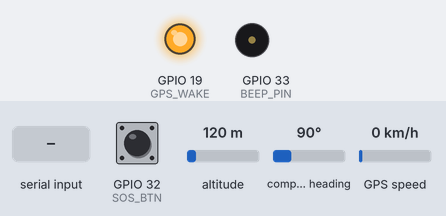
Bench run of a program on a simulated ESP32. On the bench: output pins drawn as LEDs (lit = HIGH), buzzer (waves = sounding). Inputs (shaded band) come from the test bench; at power-on: GPIO 32 (SOS_BTN) HIGH, altitude 120 m, compass heading 90°, GPS speed 0 km/h. The GPS gets a fix after 3 s at 37.7749, -122.4194 with 8 satellites; the modem accepts every AT command (registered, SIM ready, sends succeed) and sends nothing else; pins used as bus, display or sensor lines are not drawn; what the program prints to the serial monitor is not drawn.

Above: at 7.0 s.
7.1 s: GPIO 32 (SOS_BTN) pulled LOW for 0.15 s
8.7 s: "+CIPOPEN:" received over the second serial link
10.2 s: "+CIPOPEN:" received over the second serial link
At 10.32 s:
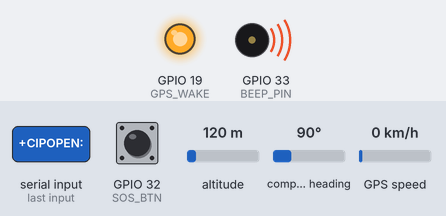
11.9 s: "+CIPOPEN: 0,0" received over the second serial link
At 45.7 s:
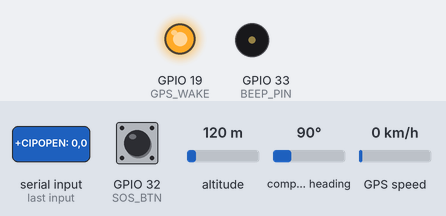
Timing chart, 0 to 46.7 s (numbered marks = the images above; inputs shaded):
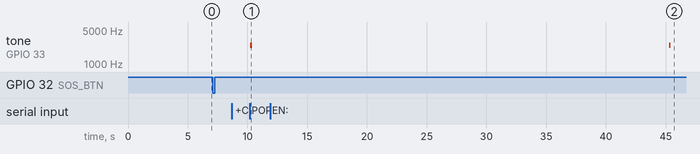

The program:

main.cpp
```cpp
/* LilyGO T-SIM A7670G R2 tracker. Verify the physical GPS daughterboard before use. */
#include <Arduino.h>
#include <TinyGPSPlus.h>

// Pin map from LilyGO T-A7670G documentation; GPS is the optional external L76K module.
constexpr int MODEM_RX=27, MODEM_TX=26, MODEM_POWER=4, BOARD_POWERON=12;
constexpr int GPS_RX=22, GPS_TX=21, GPS_WAKE=19;
constexpr int SOS_BTN=32; // SOS push button: PULANG wire -> GPIO32, ITIM -> GND (momentary: pindot=lubog, bitaw=aangat)
constexpr unsigned long SOS_REPEAT_MS=10000; // habang SOS aktibo (hindi pa resolved), muling ipapadala ang SOS kada 10s (dedupe sa server: hindi ito gumagawa ng bagong alert)
constexpr unsigned long SOS_CANCEL_MS=5000; // hawakan ang button ng 5s = manual CANCEL ng SOS (kung hindi ma-resolve sa dashboard)
unsigned int sosSeq=0; // bilang ng SOS trigger: BAGONG pindot = bagong episode = bagong SOS alert sa dashboard
constexpr int BEEP_PIN=33; // BUZZER: signal wire -> GPIO33, GND -> GND (nagbeep habang SOS aktibo)
void beepOnce(unsigned ms){ for(unsigned long t0=millis(); millis()-t0<ms;){ digitalWrite(BEEP_PIN,HIGH); delayMicroseconds(180); digitalWrite(BEEP_PIN,LOW); delayMicroseconds(180);} } // ~2.8kHz beep
const char* DEVICE_ID="AZG-BOAT-001";
const char* APN="internet"; // SMART. Kung hindi mag-data, subukan: "smartlte" o "smartbro"
const char* SERVER_HOST="139.59.118.248"; // serveo edge IP (dig +short <subdomain>) - connect target
constexpr uint16_t SERVER_PORT=80; // port 80: pinapadaan ng carrier network (ang 13682 ay kinakain ng TCP middlebox)
const char* SERVER_HOSTNAME="139.59.118.248"; // Host header - dito nagro-route ang serveo (nagbabago tuwing bagong ssh -R session!)
const char* API_KEY="trk_1bb66ac268770ea40f3e7f8b177e6e72590e71ad9172b645"; // dapat pareho sa TRACKER_API_KEY sa server/server.js (default: tugma na)
HardwareSerial modem(1), gpsSerial(2); TinyGPSPlus gps;
unsigned long lastSend=0, lastGpsPrint=0;
void at(const String& s,unsigned long wait=600){modem.println(s);delay(wait);while(modem.available())Serial.write(modem.read());}
bool modemOk(){modem.println("AT+CPIN?");unsigned long t0=millis();String r="";while(millis()-t0<1200){while(modem.available())r+=(char)modem.read();if(r.indexOf("+CPIN")>=0)return true;}return false;}
bool waitTok(const String& tok,unsigned long ms){unsigned long t0=millis();String r="";while(millis()-t0<ms){while(modem.available()){char c=modem.read();r+=c;Serial.write(c);}if(r.indexOf(tok)>=0)return true;}return false;}
bool modemReady(){pinMode(BOARD_POWERON,OUTPUT);digitalWrite(BOARD_POWERON,HIGH);modem.begin(115200,SERIAL_8N1,MODEM_RX,MODEM_TX);bool alive=false;unsigned long t0=millis();while(millis()-t0<20000&&!(alive=modemOk())){}Serial.println(alive?"[MODEM] responsive (auto-boot OK)":"[MODEM] silent 20s; pulsing power...");if(!alive){pinMode(MODEM_POWER,OUTPUT);digitalWrite(MODEM_POWER,HIGH);delay(1200);digitalWrite(MODEM_POWER,LOW);t0=millis();while(millis()-t0<25000&&!(alive=modemOk())){};}Serial.println(alive?"[MODEM] responsive after pulse":"[MODEM] STILL SILENT - hindi gumising ang modem");at("ATE0");at("AT+CPIN?");at("AT+CGDCONT=1,\"IP\",\""+String(APN)+"\"");at("AT+CGATT=1",3000);at("AT+CGATT?",1000);return true;}
bool cipOpen(){modem.println("AT+CIPOPEN=0,\"TCP\",\""+String(SERVER_HOST)+"\","+String(SERVER_PORT));unsigned long t0=millis();String r="";while(millis()-t0<22000){while(modem.available())r+=(char)modem.read();if(r.indexOf("+CIPOPEN:")>=0){Serial.print("[CIP] ");Serial.println(r);return r.indexOf("+CIPOPEN: 0,0")>=0;}}Serial.println("[CIP] timeout");return false;}
bool g_sosCancel=false; // naka-set kapag ang sagot ng server ay may "sosCancel":true = na-resolve na ng admin ang SOS sa dashboard
bool tcpSend(const String& request){
  modem.println("AT+CIPSEND=0,"+String(request.length()));
  if(!waitTok(">",6000)){Serial.println("[CIP] walang '>' prompt");return false;}
  modem.print(request);
  bool ok=waitTok("HTTP/1.1",9000); // naghihintay ng sagot ng server = naihatid ang post
  String resp=""; unsigned long rt0=millis(); // kunin ang body ng sagot (para sa sosCancel flag)
  while(millis()-rt0<1500){while(modem.available())resp+=(char)modem.read();}
  if(resp.indexOf("\"sosCancel\":true")>=0) g_sosCancel=true;
  at("AT+CIPCLOSE=0",400);
  return ok;
}
bool sendJson(const String& json){
  String request="POST /api/telemetry HTTP/1.1\r\nHost: "+String(SERVER_HOSTNAME)+"\r\nX-API-Key: "+API_KEY+"\r\nContent-Type: application/json\r\nContent-Length: "+String(json.length())+"\r\nConnection: close\r\n\r\n"+json;
  at("AT+NETOPEN",800); // ERROR kapag open na — okay lang
  bool sent=false;
  for(int a=1;a<=2&&!sent;a++){ // agad na retry sa iisang cycle: hindi na maghihintay ng susunod na 10s
    at("AT+CIPCLOSE=0",400);    // linisin ang posibleng naiwang socket bago mag-open (iwas wedge)
    if(cipOpen()) sent=tcpSend(request); else Serial.println("[CIP] attempt "+String(a)+" failed");
  }
  return sent;
}
bool postLocation(){ if(!gps.location.isValid())return true; Serial.println("[POST] sending location...");
  String json="{\"deviceId\":\""+String(DEVICE_ID)+"\",\"lat\":"+String(gps.location.lat(),6)+",\"lng\":"+String(gps.location.lng(),6)+",\"speedKph\":"+String(gps.speed.kmph(),1)+",\"accuracyM\":8}";
  bool sent=sendJson(json);
  Serial.println(sent?"[POST] OK":"[POST] FAIL");
  return sent;
}
bool postSOS(){
  // Kahit WALANG GPS fix, ipapadala pa rin ang SOS (mas mahalaga ang alerto kaysa sa eksaktong posisyon)
  double lat=gps.location.isValid()?gps.location.lat():0.0, lng=gps.location.isValid()?gps.location.lng():0.0;
  Serial.printf("[SOS] pinapadala ang SOS #%u sa dashboard...\n",sosSeq);
  String json="{\"deviceId\":\""+String(DEVICE_ID)+"\",\"lat\":"+String(lat,6)+",\"lng\":"+String(lng,6)+",\"sos\":true,\"sosSeq\":"+String(sosSeq)+"}";
  bool sent=sendJson(json);
  Serial.println(sent?"[SOS] SENT OK — may SOS alert na sa dashboard":"[SOS] FAILED — ulit muli sa susunod na cycle");
  return sent;
}
void setup(){Serial.begin(115200);gpsSerial.begin(9600,SERIAL_8N1,GPS_RX,GPS_TX);pinMode(GPS_WAKE,OUTPUT);digitalWrite(GPS_WAKE,HIGH);pinMode(SOS_BTN,INPUT_PULLUP);pinMode(BEEP_PIN,OUTPUT);digitalWrite(BEEP_PIN,LOW);modemReady();Serial.println("Tracker booted; move GPS antenna outdoors for first fix.");Serial.println("[SOS] ISANG PINDOT = AGAD na SOS sa dashboard (isang alert kada pindot). Hawak 5s = CANCEL. Buzzer sa GPIO33.");}
bool lastPostOk=true;
void loop(){while(gpsSerial.available())gps.encode(gpsSerial.read());
// ---- SOS button: ISANG PINDOT = AGAD na SOS send (momentary button: pindot=lubog, bitaw=aangat) ----
// Ang isang pindot ay AGAD na nagpapadala ng SOS sa dashboard (isang alert kada pindot).
// Beep TULOY-TULOY hanggang: (a) ma-resolve ng admin sa dashboard (dito dumarating ang
// sosCancel mula sa sagot ng server), o (b) hawakan ang button ng 5s = manual CANCEL.
static bool down=false, sosActive=false, armed=true;
static unsigned long downT0=0, sosLast=0, beepT=0;
bool level=digitalRead(SOS_BTN); unsigned long now=millis();
if(level==HIGH){ armed=true; down=false; }        // bitaw (aangat) = pwede nang muling mag-trigger
if(level==LOW){
  if(!down){ down=true; downT0=now; }             // simula ng paglubog
  if(!sosActive && armed){                        // *** ISANG PINDOT = AGAD na SOS ***
    armed=false; sosActive=true; g_sosCancel=false; sosSeq++;
    Serial.printf("[SOS] *** PININDOT — SOS #%u AGAD na ipapadala sa dashboard + beep tuloy-tuloy ***\n",sosSeq);
    sosLast=now; postSOS();
  }
}
if(sosActive){
  if(g_sosCancel){ // na-resolve na ng admin sa dashboard — tumigil lahat; balik sa dating icon
    sosActive=false; g_sosCancel=false; digitalWrite(BEEP_PIN,LOW);
    Serial.println("[SOS] na-RESOLVE na ng admin — STOP ang beep; balik sa normal tracking");
  } else if(down && now-downT0>=SOS_CANCEL_MS){ // hawak 5s = manual CANCEL
    sosActive=false; digitalWrite(BEEP_PIN,LOW);
    Serial.println("[SOS] CANCELLED (hawak 5s) — tumigil ang beep; i-mark-as-read ng admin ang alert sa dashboard");
  } else {
    if(now-beepT>=400){ beepT=now; beepOnce(150); }         // beep paulet-ulet hanggang ma-resolve/i-cancel
    if(now-sosLast>=SOS_REPEAT_MS){ sosLast=now; postSOS(); } // ulit kada 10s (dedupe sa server: isang alert lang)
  }
}
// ---- normal GPS heartbeat ----
if(millis()-lastGpsPrint>10000){lastGpsPrint=millis();Serial.printf("GPS: %s lat=%.6f lng=%.6f sats=%d spd=%.1fkph\n",gps.location.isValid()?"FIX":"NO FIX",gps.location.lat(),gps.location.lng(),gps.satellites.value(),gps.speed.kmph());}unsigned long interval=lastPostOk?10000:6000; // heartbeat kada 10s = mas mabilis maka-detect ang dashboard ng offline/online; pumalya? retry pagkatapos ng 6s
      if (millis() - lastSend > interval) {
      lastSend = millis();
      lastPostOk = postLocation();
    }}
```

Measured:
- after the input at 7.1 s, every drawn part: stays the same
- after the input at 8.7 s, every drawn part: stays the same
- after the input at 10.2 s, tone on GPIO 33 (BEEP_PIN): silent → 2451 Hz at once, → silent 0.16 s later
- after the input at 11.9 s, tone on GPIO 33 (BEEP_PIN): silent → 2451 Hz after 33.4 s, → silent 0.16 s later
